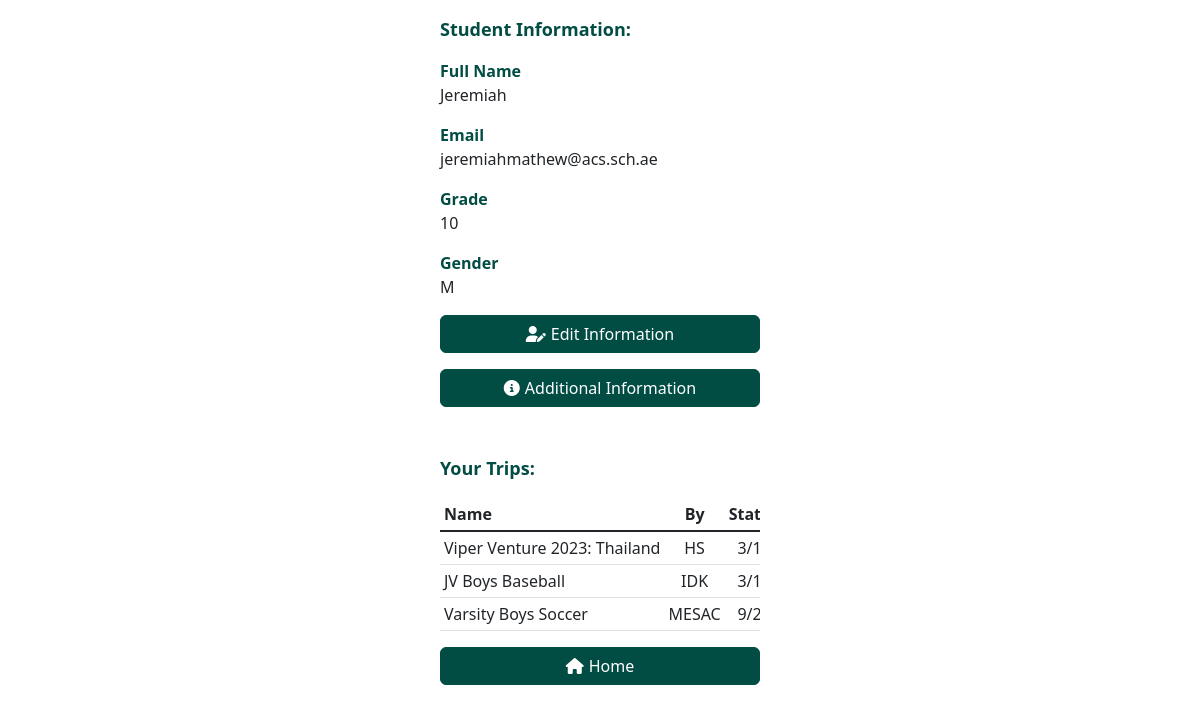
Before: /student (signed in) with the older database file.
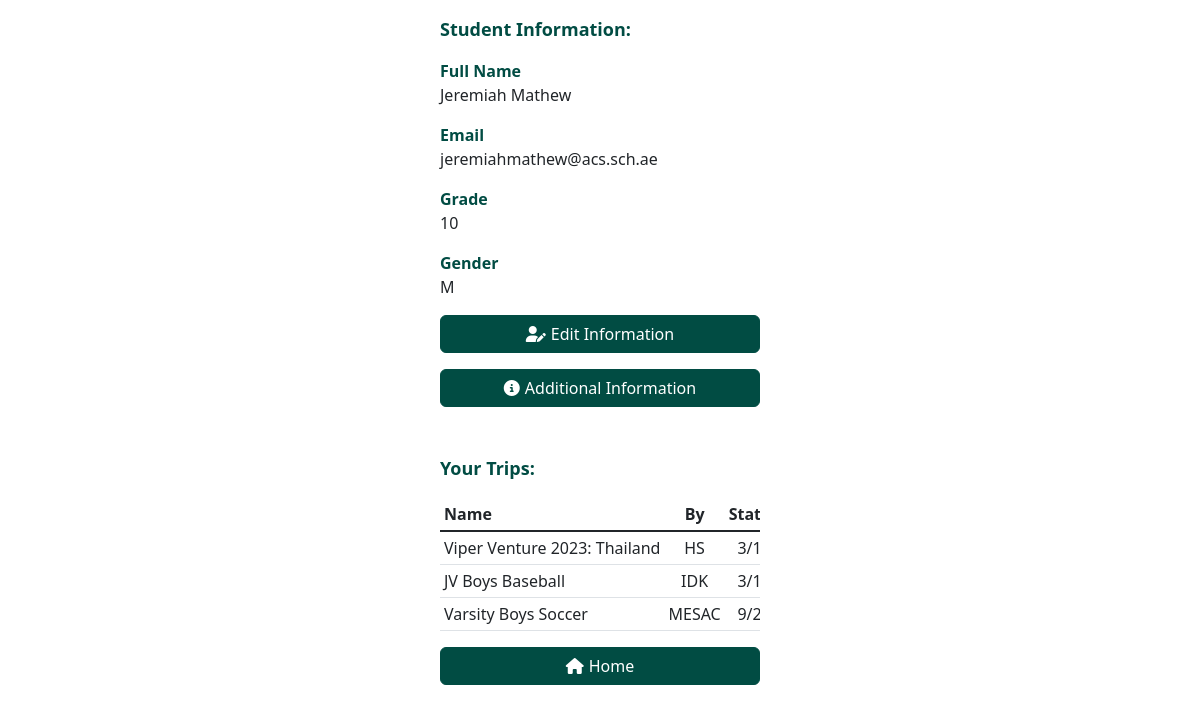
After: the same page with the newer database file.
### classes.py (models this page shows, shortened)
class Student(db.Model):
    __tablename__ = 'students'
    id = db.Column(db.Integer, primary_key=True)
    name = db.Column(db.String, nullable=False)
    email = db.Column(db.String, nullable=False)
    grade = db.Column(db.Integer, nullable=False)
    gender = db.Column(db.String(1), nullable=False, default="-")
    @staticmethod
    def get_student_by_id(id, return_dict=True):
        student = db.session.query(Student).filter_by(id=id).first()
        if not return_dict or student is None:
            return student
        else:
            return dict_converter(student)

class Trip(db.Model):
    __tablename__ = 'trips'
    trip_ids = []
    id = db.Column(db.Integer, primary_key=True)
    code = db.Column(db.String(6), nullable=False)
    name = db.Column(db.String, nullable=False)
    organizer = db.Column(db.String, nullable=False)
    num_groups = db.Column(db.Integer, nullable=False)
    group_size = db.Column(db.Integer, nullable=False)
    details = db.Column(db.String, nullable=True)
    @staticmethod
    def get_trip_by_id(id, return_dict=False):
        trip = db.session.query(Trip).filter_by(id=id).first()
        if return_dict:
            return dict_converter(trip)
        else:
            return trip

### app.py (the view)
@app.route("/student", methods=["GET", "POST"])
@login_required()
def student():
    student = current_user['student']
    if request.method == "GET":
        student_trips = TripStudent.get_trips_by_student(student['id'], return_dict=True)
        trip_studs = [TripStudent.get_students_in_trip(trip['id']) for trip in student_trips]
        user = current_user['db_user']
        info = {
            "user_name": user.name,
            "login_email": user.email,
            "is_student": user.is_student,
            "is_teacher": user.is_teacher,
            "is_admin": user.is_admin,
            "date_created": user.date_created,
            "date_verified": user.date_last_verify
        }
        return render_template("student/student.html", student=student, student_trips=student_trips, trip_studs=trip_studs, info=info)
    else:
        data = request.get_json()
        if data['cmd'] == "updateStudent":
            student = Student.get_student_by_id(student['id'], return_dict=False).update(data)
            flash("Student information Updated!", 'success')
        return redirect("/student")

### app.py (called while the page is built)
def login_required(disable_verify=False):
    def decorator(f):
        @wraps(f)
        def decorated_function(*args, **kwargs):
            if 'user_id' not in session or current_user['db_user'] is None:
                return redirect("/login")
            elif not disable_verify and current_user['db_user'] is not None and not current_user['db_user'].is_verified:
                return redirect("/verify")
            return f(*args, **kwargs)
        return decorated_function
    return decorator

@app.before_request
def before_request():
    if 'user_id' in session:
        if User.check_exist_with_id(session['user_id']):
            current_user['db_user'] = User.get_user_by_id(session['user_id'])
            if current_user['db_user'].is_student:
                current_user['student'] = Student.get_student_by_id(current_user['db_user'].student_id)

### classes.py (called while the page is built)
def dict_converter(row):
    return {column.name: getattr(row, row.__mapper__.get_property_by_column(column).key) for column in row.__table__.columns}

    @staticmethod
    def get_user_by_id(id):
        return db.session.query(User).filter_by(id=id).first()

    @staticmethod
    def check_exist_with_id(id):
        return User.get_user_by_id(id) is not None

    @staticmethod
    def get_trips_by_student(student_id, return_dict=False):
        trip_ids = db.session.query(TripStudent.trip_id).filter_by(student_id=student_id).all()
        trip_ids = [id[0] for id in trip_ids]
        return [Trip.get_trip_by_id(id, return_dict) for id in trip_ids]

    @staticmethod
    def get_students_in_trip(trip_id):
        ids = db.session.query(TripStudent.student_id).filter_by(trip_id=trip_id).all()
        ids = [id[0] for id in ids]
        students = sorted([Student.get_student_by_id(id) for id in ids], key=lambda x: (x['grade'], x['name']))
        return students

### templates/student/student.html (shortened to what this page needs)
{% extends "layout.html" %}
{% block main %}
<label class="d-grid form-label mt-3 mx-auto">Student Information:</label>
<label class="d-grid info-label mt-3 mx-auto">Full Name</label>
<text class="d-grid mx-auto">{{student.name}}</text>
{% if info.login_email != student.email %}
    <label class="d-grid info-label mt-3 mx-auto">Login Email</label>
    <text class="d-grid mx-auto">{{info.login_email}}</text>
    <label class="d-grid info-label mt-3 mx-auto">ACS Email</label>
{% else %}
    <label class="d-grid info-label mt-3 mx-auto">Email</label>
{% endif %}
<text class="d-grid mx-auto">{{student.email}}</text>
<label class="d-grid info-label mt-3 mx-auto">Grade</label>
<text class="d-grid mx-auto">{{student.grade}}</text>
<label class="d-grid info-label mt-3 mx-auto">Gender</label>
<text class="d-grid mx-auto">{{student.gender}}</text>
<button class="mt-3 d-grid gap-2 col-6 mx-auto btn btn-primary" data-bs-toggle="modal" data-bs-target="#student_edit_information">
    <div class="icon-text-container center-div">
        <i class="fas fa-user-pen"></i>
        <span>Edit Information</span>
    </div>
</button>
<button class="mt-3 d-grid gap-2 col-6 mx-auto btn btn-primary" data-bs-toggle="modal" data-bs-target="#student_more_info">
    <div class="icon-text-container center-div">
        <i class="fas fa-circle-info"></i>
        <span>Additional Information</span>
    </div>
</button>
<label class="d-grid form-label mt-5 mx-auto">Your Trips:</label>
<table class="table table-10-rows table-sm table-hover mt-3 mx-auto" id="trips_table">
    <thead>
        <tr>
            <th style="width: 70%;" scope="col">Name</th>
            <th class="text-center" scope="col">By</th>
            <th class="text-center" scope="col">Status</th>
        </tr>
    </thead>
    <tbody class="table-group-divider">
        {%for i in range(student_trips|length)%}
        <tr onclick="window.location = 'student/{{student_trips[i].code}}'">
            <td style="width: 70%;">{{student_trips[i].name}}</td>
            <td class="text-center">{{student_trips[i].organizer}}</td>
            <td class="text-center">{{trip_studs[i]|length}}/{{student_trips[i].num_groups * student_trips[i].group_size}}</td>
        </tr>
        {%endfor%}
    </tbody>
</table>
<button onclick="window.location='/'" class="mt-3 d-grid gap-2 col-6 mx-auto btn btn-primary">
    <div class="icon-text-container center-div">
        <i class="fas fa-home"></i>
        <span>Home</span>
    </div>
</button>
{% endblock %}

### templates/layout.html (shortened to what this page needs)
<!DOCTYPE html>
<html>
<head>
    <link rel="stylesheet" type="text/css" href="/static/css/style.css"/>
    <link href="https://cdn.jsdelivr.net/npm/bootstrap@5.3.0-alpha1/dist/css/bootstrap.min.css" rel="stylesheet">
</head>
<body style="visibility: hidden">
	{% block main %}{% endblock %}
</body>

### static/css/style.css (style rules this page uses)
.btn-primary { width: 320px !important; border-color: #014C43 !important; background-color: #014C43 !important; }
.form-label { width: 320px !important; }
label { color: #014C43; font-weight: bold; font-size: large; }
.info-label { width: 320px !important; margin-left: auto; font-size: medium; }
text { width: 320px !important; }
.table { width: 320px !important; display: block !important; max-height: 500px !important; overflow: auto !important; }
.table-10-rows { width: 320px !important; display: block !important; max-height: 350px !important; overflow: auto !important; }
thead { top: 0; color: #014C43; position: sticky; background-color: white; }
td { white-space: nowrap; }
.icon-text-container { display: flex; align-items: center; }
.icon-text-container i { margin-right: 5px; }
.center-div { margin: auto; }

### templates/layout.html (style rules this page uses)
.hidden { display:none; }

Changed rows visible on the page:
changed Student "jeremiahmathew@acs.sch.ae": name "Jeremiah" → "Jeremiah Mathew"
